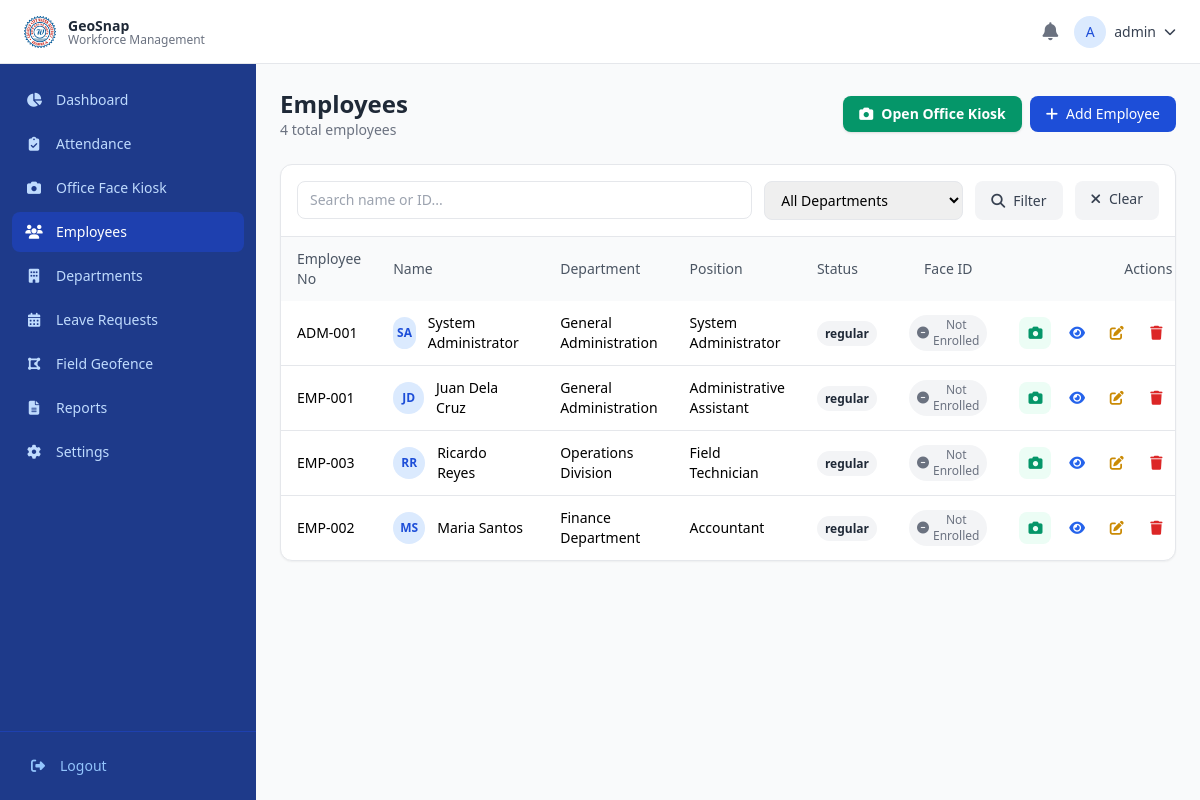
Page /index.php?page=employees (signed in) on the committed database.
### tables this page shows
CREATE TABLE `employees` (
  `id` INT UNSIGNED NOT NULL AUTO_INCREMENT,
  `user_id` INT UNSIGNED NOT NULL,
  `department_id` INT UNSIGNED DEFAULT NULL,
  `employee_no` VARCHAR(50) NOT NULL,
  `first_name` VARCHAR(100) NOT NULL,
  `last_name` VARCHAR(100) NOT NULL,
  `middle_name` VARCHAR(100) DEFAULT NULL,
  `position` VARCHAR(255) DEFAULT NULL,
  `contact_no` VARCHAR(50) DEFAULT NULL,
  `email` VARCHAR(255) DEFAULT NULL,
  `address` TEXT DEFAULT NULL,
  `employment_status` ENUM('regular','probationary','contractual','part-time') DEFAULT 'regular',
  `profile_pic` VARCHAR(255) DEFAULT NULL,
  `is_active` TINYINT(1) DEFAULT 1,
  `created_at` TIMESTAMP DEFAULT CURRENT_TIMESTAMP,
  `updated_at` TIMESTAMP DEFAULT CURRENT_TIMESTAMP ON UPDATE CURRENT_TIMESTAMP,
  PRIMARY KEY (`id`),
  UNIQUE KEY `uk_employees_no` (`employee_no`),
  UNIQUE KEY `uk_employees_user` (`user_id`),
  KEY `idx_employees_dept` (`department_id`),
  KEY `idx_employees_status` (`employment_status`),
  KEY `idx_employees_active` (`is_active`),
  CONSTRAINT `fk_employees_user` FOREIGN KEY (`user_id`) REFERENCES `users` (`id`) ON DELETE CASCADE ON UPDATE CASCADE,
  CONSTRAINT `fk_employees_dept` FOREIGN KEY (`department_id`) REFERENCES `departments` (`id`) ON DELETE SET NULL ON UPDATE CASCADE
);

CREATE TABLE `departments` (
  `id` INT UNSIGNED NOT NULL AUTO_INCREMENT,
  `name` VARCHAR(255) NOT NULL,
  `code` VARCHAR(50) DEFAULT NULL,
  `description` TEXT DEFAULT NULL,
  `is_active` TINYINT(1) DEFAULT 1,
  `created_at` TIMESTAMP DEFAULT CURRENT_TIMESTAMP,
  `updated_at` TIMESTAMP DEFAULT CURRENT_TIMESTAMP ON UPDATE CURRENT_TIMESTAMP,
  PRIMARY KEY (`id`),
  UNIQUE KEY `uk_departments_name` (`name`),
  KEY `idx_departments_active` (`is_active`)
);

### includes/security.php (called while the page is built, shortened)
<?php
function escapeOutput($data) {
    return htmlspecialchars($data, ENT_QUOTES | ENT_HTML5, 'UTF-8');
}
function sanitizeInput($data) {
    return trim(strip_tags($data));
}

### modules/employees.php (the view, shortened to what this page needs)
<?php
$page = max(1, intval($_GET['p'] ?? 1));
$search = sanitizeInput($_GET['search'] ?? '');
$where = 'WHERE e.is_active = 1';
$params = [];
$countStmt = $db->prepare("SELECT COUNT(*) FROM employees e $where");
$countStmt->execute($params);
$total = $countStmt->fetchColumn();
$offset = ($page - 1) * ITEMS_PER_PAGE;
$stmt = $db->prepare("
    SELECT e.*, d.name as department_name, COALESCE(ef.face_count, 0) as face_count
    FROM employees e
    LEFT JOIN departments d ON e.department_id = d.id
    LEFT JOIN (SELECT employee_id, COUNT(*) as face_count FROM employee_faces GROUP BY employee_id) ef ON e.id = ef.employee_id
    $where
    ORDER BY e.last_name ASC
    LIMIT ? OFFSET ?
");
$stmt->execute(array_merge($params, [ITEMS_PER_PAGE, $offset]));
$employees = $stmt->fetchAll();
?>
<div class="space-y-6">
    <div class="flex items-center justify-between">
        <div>
            <h1 class="text-2xl font-bold text-gray-800">Employees</h1>
            <p class="text-sm text-gray-500"><?= $total ?> total employees</p>
        </div>
        <div class="flex items-center space-x-2">
            <a href="<?= APP_URL ?>/index.php?page=kiosk" target="_blank" class="px-4 py-2 bg-emerald-600 hover:bg-emerald-700 text-white rounded-lg text-sm font-semibold flex items-center gap-2 shadow transition">
                <i class="fas fa-camera"></i>
                <span>Open Office Kiosk</span>
            </a>
            <a href="<?= APP_URL ?>/index.php?page=employees-create" class="px-4 py-2 bg-blue-700 text-white rounded-lg text-sm hover:bg-blue-800">
                <i class="fas fa-plus mr-2"></i>Add Employee
            </a>
        </div>
    </div>
    <div class="bg-white rounded-xl shadow-sm border">
        <div class="p-4 border-b">
            <form method="GET" class="flex flex-wrap gap-3">
                <div class="flex-1 min-w-[200px]">
                    <input type="text" name="search" value="<?= escapeOutput($search) ?>" placeholder="Search name or ID..."
                           class="w-full px-3 py-2 border rounded-lg text-sm focus:ring-2 focus:ring-blue-500">
                </div>
                <select name="department" class="px-3 py-2 border rounded-lg text-sm focus:ring-2 focus:ring-blue-500">
                    <option value="0">All Departments</option>
                </select>
                <button type="submit" class="px-4 py-2 bg-gray-100 text-gray-700 rounded-lg text-sm hover:bg-gray-200"><i class="fas fa-search mr-2"></i>Filter</button>
                <a href="<?= APP_URL ?>/index.php?page=employees" class="px-4 py-2 bg-gray-100 text-gray-700 rounded-lg text-sm hover:bg-gray-200"><i class="fas fa-times mr-2"></i>Clear</a>
            </form>
        </div>
        <div class="overflow-x-auto">
            <table class="w-full text-sm">
                <thead class="bg-gray-50 text-gray-600">
                    <tr>
                        <th class="text-left px-4 py-3 font-medium">Employee No</th>
                        <th class="text-left px-4 py-3 font-medium">Name</th>
                        <th class="text-left px-4 py-3 font-medium">Department</th>
                        <th class="text-left px-4 py-3 font-medium">Position</th>
                        <th class="text-left px-4 py-3 font-medium">Status</th>
                        <th class="text-center px-4 py-3 font-medium">Face ID</th>
                        <th class="text-right px-4 py-3 font-medium">Actions</th>
                    </tr>
                </thead>
                <tbody class="divide-y">
                    <?php if (empty($employees)): ?>
                    <tr><td colspan="7" class="px-4 py-8 text-center text-gray-500">No employees found</td></tr>
                    <?php else: foreach ($employees as $emp): ?>
                    <tr class="hover:bg-gray-50">
                        <td class="px-4 py-3 font-medium"><?= escapeOutput($emp['employee_no']) ?></td>
                        <td class="px-4 py-3">
                            <div class="flex items-center space-x-3">
                                <div class="w-8 h-8 bg-blue-100 rounded-full flex items-center justify-center">
                                    <span class="text-xs font-bold text-blue-700"><?= strtoupper(substr($emp['first_name'], 0, 1) . substr($emp['last_name'], 0, 1)) ?></span>
                                </div>
                                <span><?= escapeOutput($emp['first_name'] . ' ' . $emp['last_name']) ?></span>
                            </div>
                        </td>
                        <td class="px-4 py-3"><?= escapeOutput($emp['department_name'] ?? 'N/A') ?></td>
                        <td class="px-4 py-3"><?= escapeOutput($emp['position'] ?? 'N/A') ?></td>
                        <td class="px-4 py-3"><?= getStatusBadge($emp['employment_status']) ?></td>
                        <td class="px-4 py-3 text-center" id="faceBadge_<?= $emp['id'] ?>">
                            <?php if ($emp['face_count'] > 0): ?>
                                <span class="inline-flex items-center px-2 py-0.5 rounded-full text-xs font-medium bg-emerald-100 text-emerald-800">
                                    <i class="fas fa-check-circle mr-1"></i>Enrolled (<?= $emp['face_count'] ?>)
                                </span>
                            <?php else: ?>
                                <span class="inline-flex items-center px-2 py-0.5 rounded-full text-xs font-medium bg-gray-100 text-gray-500">
                                    <i class="fas fa-minus-circle mr-1"></i>Not Enrolled
                                </span>
                            <?php endif; ?>
                        </td>
                        <td class="px-4 py-3 text-right whitespace-nowrap">
                            <button type="button" onclick="openFaceEnrollModal(<?= $emp['id'] ?>, '<?= addslashes(escapeOutput($emp['first_name'] . ' ' . $emp['last_name'])) ?>')" class="inline-flex items-center justify-center w-8 h-8 rounded-lg bg-emerald-50 text-emerald-600 hover:bg-emerald-100 hover:text-emerald-800 mr-1.5 transition" title="Enroll / Manage Face Recognition">
                                <i class="fas fa-camera text-sm"></i>
                            </button>
                            <a href="<?= APP_URL ?>/index.php?page=employees-view&id=<?= $emp['id'] ?>" class="inline-flex items-center justify-center w-8 h-8 rounded-lg text-blue-600 hover:bg-blue-50 mr-1" title="View"><i class="fas fa-eye"></i></a>
                            <a href="<?= APP_URL ?>/index.php?page=employees-edit&id=<?= $emp['id'] ?>" class="inline-flex items-center justify-center w-8 h-8 rounded-lg text-yellow-600 hover:bg-yellow-50 mr-1" title="Edit"><i class="fas fa-edit"></i></a>
                            <button type="button" onclick="confirmDelete(<?= $emp['id'] ?>)" class="inline-flex items-center justify-center w-8 h-8 rounded-lg text-red-600 hover:bg-red-50" title="Delete"><i class="fas fa-trash"></i></button>
                        </td>
                    </tr>
                    <?php endforeach; endif; ?>
                </tbody>
            </table>
        </div>
    </div>
</div>

### includes/header.php (shortened to what this page needs)
<!DOCTYPE html>
<html lang="en">
<head>
    <script src="https://cdn.tailwindcss.com"></script>
    <link rel="stylesheet" href="https://unpkg.com/leaflet@1.9.4/dist/leaflet.css" />
    <link rel="stylesheet" href="https://cdnjs.cloudflare.com/ajax/libs/font-awesome/6.5.1/css/all.min.css" />
    <link rel="stylesheet" href="<?= baseUrl() ?>/assets/css/app.css">
</head>
<body class="bg-gray-50 font-sans antialiased">

### includes/navbar.php (shortened to what this page needs)
<nav class="bg-white border-b border-gray-200 fixed top-0 left-0 right-0 z-30 h-16">
    <div class="flex items-center justify-between h-full px-4 lg:px-6">
        <div class="flex items-center">
            <div class="flex items-center space-x-3">
                <a href="<?= baseUrl() ?>/index.php?page=dashboard" class="flex items-center space-x-3">
                    <img src="<?= baseUrl('assets/images/logo.png') ?>" alt="<?= escapeOutput(APP_NAME) ?> Logo" class="w-8 h-8 rounded-lg object-contain">
                    <div class="hidden sm:block">
                        <h1 class="text-sm font-bold text-gray-800">GeoSnap</h1>
                        <p class="text-xs text-gray-500 -mt-1">Workforce Management</p>
                    </div>
                </a>
            </div>
        </div>
        <div class="flex items-center space-x-4">
            <?php if (isLoggedIn()): ?>
            <div class="relative" x-data="{ open: false }">
                <button @click="open = !open" class="relative text-gray-500 hover:text-gray-700">
                    <i class="fas fa-bell text-lg"></i>
                </button>
            </div>
            <div class="relative" x-data="{ open: false }">
                <button @click="open = !open" class="flex items-center space-x-2 text-gray-700 hover:text-gray-900">
                    <div class="w-8 h-8 bg-blue-100 rounded-full flex items-center justify-center">
                        <span class="text-sm font-medium text-blue-700"><?= strtoupper(substr($_SESSION['username'] ?? 'U', 0, 1)) ?></span>
                    </div>
                    <span class="hidden md:block text-sm font-medium"><?= escapeOutput($_SESSION['username'] ?? 'User') ?></span>
                    <i class="fas fa-chevron-down text-xs"></i>
                </button>
            </div>
            <?php endif; ?>
        </div>
    </div>
</nav>

### includes/sidebar.php (shortened to what this page needs)
<?php
$currentPage = $_GET['page'] ?? 'dashboard';
$menuItems = [];
if (isAdmin()) {
    $menuItems = [
        ['page' => 'dashboard',       'label' => 'Dashboard',      'icon' => 'fa-chart-pie'],
        ['page' => 'attendance',      'label' => 'Attendance',     'icon' => 'fa-clipboard-check'],
        ['page' => 'kiosk',           'label' => 'Office Face Kiosk', 'icon' => 'fa-camera'],
        ['page' => 'employees',       'label' => 'Employees',      'icon' => 'fa-users'],
        ['page' => 'departments',     'label' => 'Departments',    'icon' => 'fa-building'],
        ['page' => 'leaves',          'label' => 'Leave Requests', 'icon' => 'fa-calendar-alt'],
        ['page' => 'polygon',         'label' => 'Field Geofence', 'icon' => 'fa-draw-polygon'],
        ['page' => 'reports',         'label' => 'Reports',        'icon' => 'fa-file-alt'],
        ['page' => 'settings',        'label' => 'Settings',       'icon' => 'fa-cog'],
    ];
}
?>
<aside id="sidebar" class="fixed left-0 top-16 bottom-0 w-64 bg-blue-900 text-white transform -translate-x-full lg:translate-x-0 transition-transform duration-200 z-20 overflow-y-auto">
    <div class="py-4">
        <nav class="space-y-1 px-3">
            <?php foreach ($menuItems as $item):
                $active = $currentPage === $item['page'] || (strpos($currentPage, $item['page']) === 0);
            ?>
            <a href="<?= baseUrl() ?>/index.php?page=<?= $item['page'] ?>"
               class="flex items-center space-x-3 px-3 py-2.5 rounded-lg text-sm transition-colors <?= $active ? 'bg-blue-800 text-white font-medium' : 'text-blue-200 hover:bg-blue-800 hover:text-white' ?>">
                <i class="fas <?= $item['icon'] ?> w-5 text-center"></i>
                <span><?= $item['label'] ?></span>
            </a>
            <?php endforeach; ?>
        </nav>
    </div>
    <div class="absolute bottom-0 left-0 right-0 p-4 border-t border-blue-800">
        <a href="<?= baseUrl() ?>/index.php?page=logout" class="flex items-center space-x-3 text-blue-300 hover:text-white text-sm px-3 py-2">
            <i class="fas fa-sign-out-alt w-5 text-center"></i>
            <span>Logout</span>
        </a>
    </div>
</aside>

### index.php (shortened to what this page needs)
<?php
$page = isset($_GET['page']) ? preg_replace('/[^a-z0-9_-]/', '', $_GET['page']) : 'login';
$page = $page ?: 'login';
$customRoutes = [
    'leaves-cs-form-6' => __DIR__ . '/modules/leaves/cs-form-6.php',
    'kiosk' => __DIR__ . '/modules/attendance/kiosk.php',
    'attendance-kiosk' => __DIR__ . '/modules/attendance/kiosk.php',
];
$pageFile = $customRoutes[$page] ?? (__DIR__ . '/modules/' . str_replace('-', '/', $page) . '.php');
include __DIR__ . '/includes/header.php';
include __DIR__ . '/includes/navbar.php';
include __DIR__ . '/includes/sidebar.php';
?>
<div id="mainContent" class="lg:ml-64 pt-16 min-h-screen">
    <div class="p-4 lg:p-6">
        <?php require $pageFile; ?>
    </div>
</div>
<?php include __DIR__ . '/includes/footer.php'; ?>

### includes/functions.php (shortened to what this page needs)
<?php
function baseUrl($path = '') {
    return rtrim(APP_URL, '/') . ($path ? '/' . ltrim($path, '/') : '');
}
function isLoggedIn() {
    return isset($_SESSION['user_id']);
}
function getStatusBadge($status) {
    $map = [
        'verified'  => '<span class="px-2 py-1 text-xs font-semibold rounded-full bg-green-100 text-green-800">Verified</span>',
        'inside'    => '<span class="px-2 py-1 text-xs font-semibold rounded-full bg-green-100 text-green-800">Inside</span>',
        'outside'   => '<span class="px-2 py-1 text-xs font-semibold rounded-full bg-red-100 text-red-800">Outside</span>',
        'pending'   => '<span class="px-2 py-1 text-xs font-semibold rounded-full bg-yellow-100 text-yellow-800">Pending</span>',
        'approved'  => '<span class="px-2 py-1 text-xs font-semibold rounded-full bg-green-100 text-green-800">Approved</span>',
        'rejected'  => '<span class="px-2 py-1 text-xs font-semibold rounded-full bg-red-100 text-red-800">Rejected</span>',
        'cancelled' => '<span class="px-2 py-1 text-xs font-semibold rounded-full bg-gray-100 text-gray-800">Cancelled</span>',
        'active'    => '<span class="px-2 py-1 text-xs font-semibold rounded-full bg-green-100 text-green-800">Active</span>',
        'inactive'  => '<span class="px-2 py-1 text-xs font-semibold rounded-full bg-red-100 text-red-800">Inactive</span>',
    ];
    return $map[strtolower($status)] ?? '<span class="px-2 py-1 text-xs font-semibold rounded-full bg-gray-100 text-gray-800">' . escapeOutput($status) . '</span>';
}

### includes/footer.php (shortened to what this page needs)
</body>
</html>

### rows in the picture
employees: employee_no "ADM-001", first_name+last_name "SA", first_name+last_name "System Administrator", department.name "General Administration", position "System Administrator", employment_status "regular"
employees: employee_no "EMP-001", first_name+last_name "JD", first_name+last_name "Juan Dela Cruz", department.name "General Administration", position "Administrative Assistant", employment_status "regular"
employees: employee_no "EMP-003", first_name+last_name "RR", first_name+last_name "Ricardo Reyes", department.name "Operations Division", position "Field Technician", employment_status "regular"
employees: employee_no "EMP-002", first_name+last_name "MS", first_name+last_name "Maria Santos", department.name "Finance Department", position "Accountant", employment_status "regular"

### other values in the picture
substr($_SESSION['username'] ?? 'U', 0, 1) "A"
escapeOutput($_SESSION['username'] ?? 'User') "admin"
$item['label'] "Dashboard"
$item['label'] "Attendance"
$item['label'] "Office Face Kiosk"
$item['label'] "Employees"
$item['label'] "Departments"
$item['label'] "Leave Requests"
$item['label'] "Field Geofence"
$item['label'] "Reports"
$item['label'] "Settings"
$total "4"
